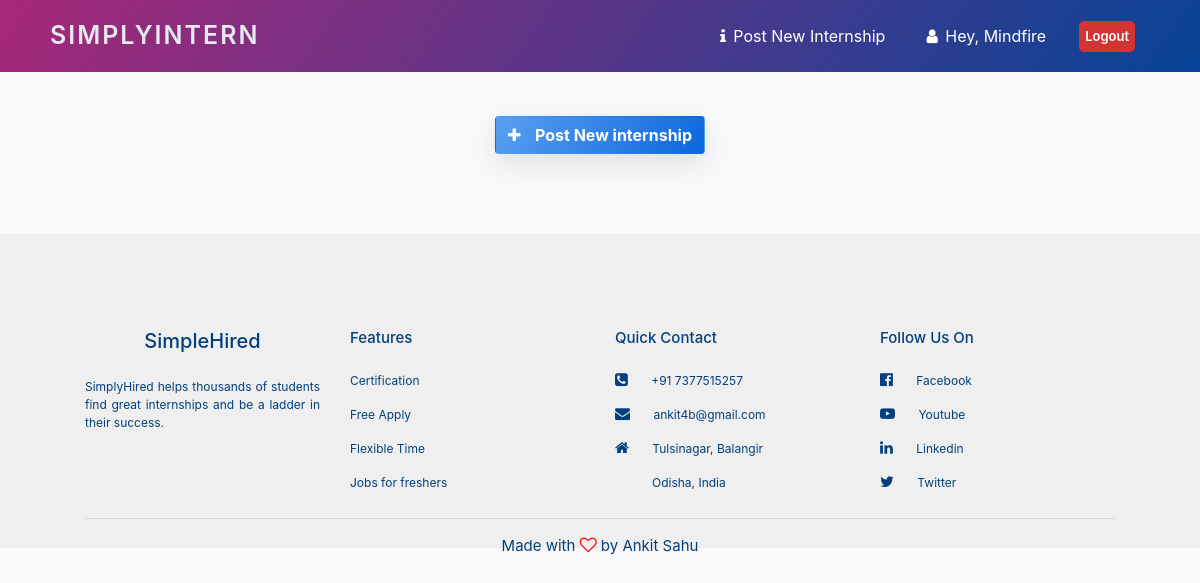
/cmp/ (signed in), run on an earlier commit of the app's database.
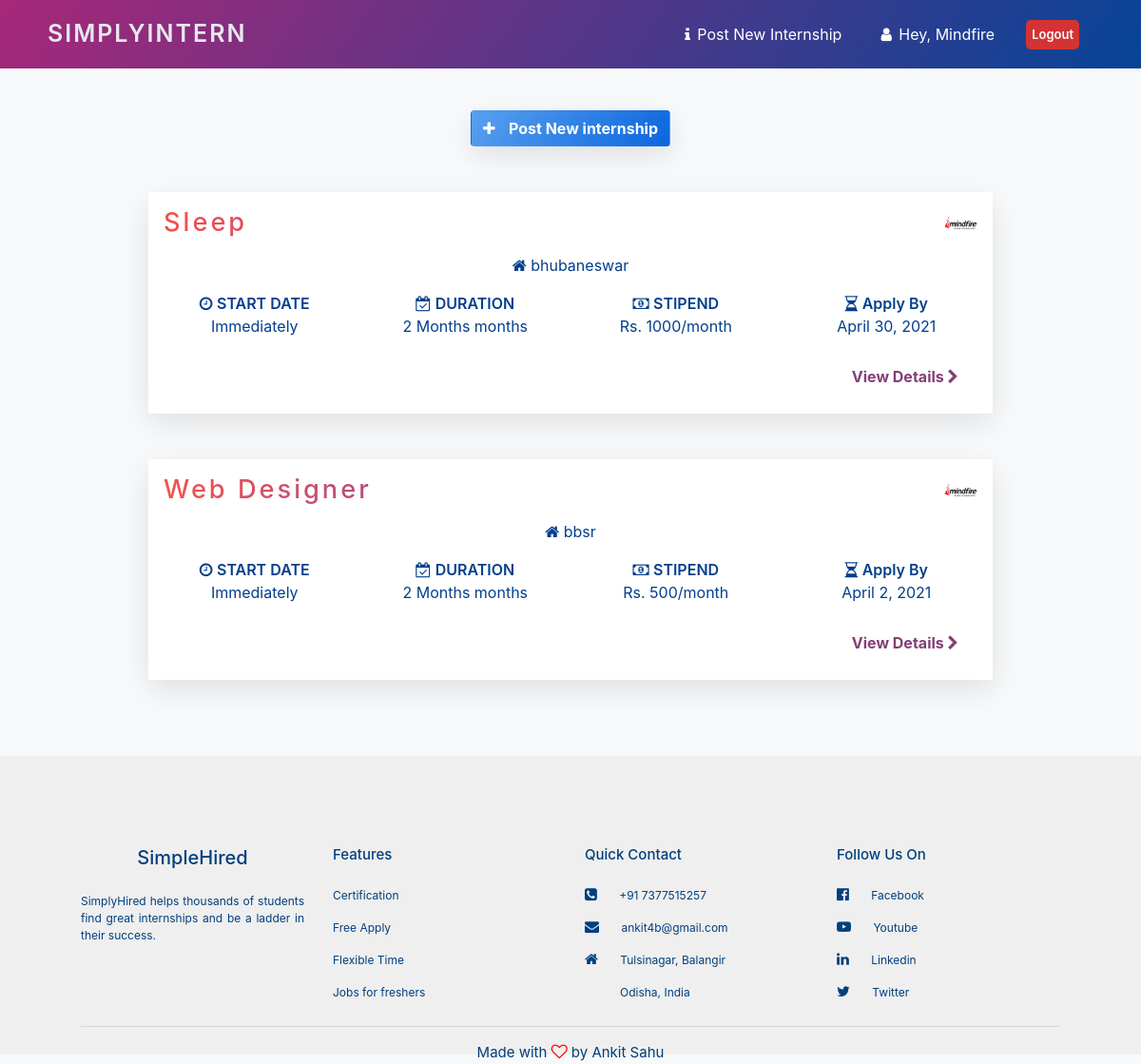
And on a later commit of the database.
### company/models.py (models this page shows, shortened)
class Company(models.Model):
    objects = models.Manager()
    user=models.OneToOneField('auth.user',default="", on_delete=models.CASCADE)
    name = models.CharField(default="", max_length=128)
    email = models.EmailField()
    isCompany = models.BooleanField(default=True)
    def __str__(self):
        return self.name
    class Meta:
        managed = True
        verbose_name = 'Company'
        verbose_name_plural = 'Companies'

class Internship(models.Model):
    objects = models.Manager()
    company = models.ForeignKey( 'Company' , on_delete=models.CASCADE)
    title = models.CharField(max_length=128)
    place = models.CharField(max_length=128)
    duration = models.CharField(max_length=128)
    stipend = models.CharField(max_length=128)
    apply_by = models.DateField()
    no_of_openings =  models.IntegerField()
    perks = models.CharField(max_length=128)
    skills = models.CharField(max_length=128)
    about_internship = models.TextField()
    who_can_apply = models.TextField()
    def __str__(self):
        return str(self.title)
    class Meta:
        db_table = ''
        managed = True
        verbose_name = 'Internship'
        verbose_name_plural = 'Internships'

class Profile(models.Model):
    objects = models.Manager()
    company = models.OneToOneField(Company, on_delete=models.CASCADE)
    pic = models.ImageField(upload_to="company/", blank=True, null=True)
    mob = models.CharField(blank=True, null=True, max_length=10)
    address = models.CharField(blank=True, null=True, max_length=128)
    website = models.URLField(blank=True, null=True, max_length = 200)
    no_of_employees = models.IntegerField(default=0, null=True)
    internship_post = models.IntegerField(default=0, null=True)
    interns_hired = models.IntegerField(default=0, null=True)
    facebook_link = models.URLField(blank=True, null=True, max_length = 200)
    twitter_link = models.URLField(blank=True, null=True, max_length = 200)
    linkedin_link = models.URLField(blank=True, null=True, max_length = 200)
    youtube_link = models.URLField(blank=True, null=True, max_length = 200)
    about = models.TextField(blank=True, null=True)
    class Meta:
        managed = True
        verbose_name = 'Profile'
        verbose_name_plural = 'Profiles'

### company/views.py (the view)
# urls.py: path('', views.home, name='home'),
def home(request):
    if request.user.is_authenticated:
        try:
            if (request.user.company.isCompany == True):
                comp = Company.objects.get(email=request.user.company.email)
                print(comp)
                posts = Internship.objects.filter(company=comp).order_by('-id')
                print(posts)
                return render(request, 'CompanyHomePage2.html', {'posts':posts, 'company':comp})
            else:
                messages.info(request, 'Please sign in as a company')
                return redirect(auth_company)
        except:
            print(request.user.company.isCompany, request.user.company)
            messages.info(request, 'Some error occured. Please signin again')
            return redirect(auth_company)
    else:
        messages.info(request, 'Please signin to proceed')
        return redirect(auth_company)

### company/templates/CompanyHomePage2.html (shortened to what this page needs)
{% load static %}
<html>
  <head>
    <link rel="stylesheet" href="{% static 'css/CompanyHomePage2.css' %}" />
    <link
      rel="stylesheet"
      href="https://maxcdn.bootstrapcdn.com/bootstrap/4.0.0/css/bootstrap.min.css"
    />
    <link
      rel="stylesheet"
      href="https://stackpath.bootstrapcdn.com/font-awesome/4.7.0/css/font-awesome.min.css"
    />
  </head>
  <body>
    <section
      class="py-1 fixed-top"
      style="background-image: linear-gradient(125deg, #a72879, #064497)"
    >
      <nav class="navbar navbar-expand-sm navbar-light mx-4">
        <a
          class="navbar-brand"
          href="{% url 'home' %}"
          style="
            font-size: 25px;
            font-weight: 600;
            color: #e7e9ee;
            letter-spacing: 2px;
            margin-left: 10px;
            text-transform: uppercase;
          "
          >SimplyIntern</a
        >
        <div class="collapse navbar-collapse" id="navbarSupportedContent">
          <ul class="navbar-nav ml-auto">
            <li class="nav-item">
              <a class="nav-link" href="{% url 'new-post' %}">
                <i class="fa fa-info" aria-hidden="true"></i> <span style="margin-left: 3px;">Post New Internship</span></a>
            </li>
            <li class="nav-item">
              <a class="nav-link" href="{% url 'company-profile' %}">
                <i class="fa fa-user" aria-hidden="true"></i> <span style="margin-left: 3px;">Hey, {{user.company.name}}</span></a>
            </li>
            <li class="nav-item">
              <a class="btn" href="/logout" style="padding: 5px; background-color: rgb(212, 51, 51); color: #fff; font-weight: 600; border-radius: 5px; font-size: 13px; margin-top: 5px;">
                Logout
              </a>
            </li>
          </ul>
        </div>
      </nav>
    </section>
    <section id="content" style="margin-top: 100px">
      <div class="container">
        <div class="text-center">
          <button
            class="btn mt-3"
            style="
              background-image: linear-gradient(125deg, #59a0f0, #0b66dd);
              box-shadow: 0 10px 30px 0px rgba(0, 0, 0, 0.1);
            "
          >
            <i class="fa fa-plus" style="color: #fff;"></i>
            <a href="new-post" style="padding-left: 10px; color: #fff; font-weight: bold; text-decoration: none;">Post New internship</a>
          </button>
        </div>
      {% for post in posts %}
        <div>
          <div
            class="p-3 my-5"
            style="
              width: 80%;
              margin: auto;
              box-shadow: 0 10px 30px 0px rgba(0, 0, 0, 0.1);
              background-color: #fff;
            "
          >
            <div class="row">
              <div class="col-md-8 col-8">
                <h5 class="title">{{post.title}}</h5>
              </div>
              <div class="col-md-4 col-4">
                <img
                  src="/media/{{company.profile.pic}}"
                  alt="Company Name"
                  style="width: 35px; height: 35px; float: right"
                />
              </div>
            </div>
            <div class="text-center my-2">
              <p style="color: #033f8d">
                <i class="fa fa-home" aria-hidden="true"></i> {{post.place}}
              </p>
            </div>
            <div class="row">
              <div class="col-md-3 col-6 text-center">
                <p style="color: #033f8d">
                  <i class="fa fa-clock-o" aria-hidden="true"></i>
                  <span style="font-weight: 600"> START DATE </span>
                  <br />
                  Immediately
                </p>
              </div>
              <div class="col-md-3 col-6 text-center">
                <p style="color: #033f8d">
                  <i class="fa fa-calendar-check-o" aria-hidden="true"></i>
                  <span style="font-weight: 600"> DURATION </span>
                  <br />
                  {{post.duration}} months
                </p>
              </div>
              <div class="col-md-3 col-6 text-center">
                <p style="color: #033f8d">
                  <i class="fa fa-money" aria-hidden="true"></i>
                  <span style="font-weight: 600"> STIPEND </span>
                  <br />
                  Rs. {{post.stipend}}/month
                </p>
              </div>
              <div class="col-md-3 col-6 text-center">
                <p style="color: #033f8d">
                  <i class="fa fa-hourglass-half" aria-hidden="true"></i>
                  <span style="font-weight: 600"> Apply By </span>
                  <br />
                  {{post.apply_by}}
                </p>
              </div>
            </div>
            <div class="mb-5 mt-3">
              <h6
                style="
                  float: right;
                  margin-right: 20px;
                  color: #a72879;
                  font-weight: bold;
                "
              >
                <a href="{% url 'post-detail' post.id %}" style="text-decoration: none; color: #833f75;">View Details</a>
                <i class="fa fa-chevron-right" aria-hidden="true" style="color: #833f75;"></i>
              </h6>
            </div>
          </div>
        </div>
      {% endfor %}
      </div>
    </section>
    <section id="footer">
      <div class="container">
        <div class="row">
          <div class="col-md-3">
            <h2>SimpleHired</h2>
            <p style="text-align: justify">
              SimplyHired helps thousands of students find great internships and
              be a ladder in their success.
            </p>
          </div>
          <div class="col-md-3">
            <h1>Features</h1>
            <p>Certification</p>
            <p>Free Apply</p>
            <p>Flexible Time</p>
            <p>Jobs for freshers</p>
          </div>
          <div class="col-md-3">
            <h1>Quick Contact</h1>
            <p>
              <i class="fa fa-phone-square"></i>
              +91 7377515257
            </p>
            <p>
              <i class="fa fa-envelope"></i>
              ankit4b@gmail.com
            </p>
            <p>
              <i class="fa fa-home"></i>
              Tulsinagar, Balangir
            </p>
            <p class="city">Odisha, India</p>
          </div>
          <div class="col-md-3">
            <h1>Follow Us On</h1>
            <p>
              <i class="fa fa-facebook-official"></i>
              Facebook
            </p>
            <p>
              <i class="fa fa-youtube-play"></i>
              Youtube
            </p>
            <p>
              <i class="fa fa-linkedin"></i>
              Linkedin
            </p>
            <p>
              <i class="fa fa-twitter"></i>
              Twitter
            </p>
          </div>
        </div>
        <hr />
        <p class="copyright">
          Made with <i class="fa fa-heart-o"></i> by Ankit Sahu
        </p>
      </div>
    </section>
  </body>
</html>

### company/static/css/CompanyHomePage2.css (style rules this page uses)
* { padding: 0; margin: 0; }
body { padding: 0; margin: 0; font-family: 'Poppins', sans-serif; background-color: #f8f9fa !important; }
.navbar-nav li a { color: #ffffff !important; font-size: 16px; margin-right: 25px; }
#content .title { text-transform: capitalize; text-align: left; letter-spacing: 3px; font-size: 1.7em; color: #5543ca; background: linear-gradient(to right, #f4524d 0%, #5543ca 100%); -webkit-background-clip: text; -webkit-text-fill-color: transparent; }
#footer { margin-top: 80px; padding: 70px; background-color: #efefef; color: #013f7e; }
#footer h2 { font-size: 20px; text-align: center; margin-top: 25px; margin-bottom: 25px; }
#footer h1 { font-size: 15px; text-align: left; margin-top: 25px; margin-bottom: 25px; }
#footer p { font-size: 12px; text-align: left; }
#footer .city { margin-left: 37px; }
#footer .row .fa { padding-right: 20px; font-size: 15px; }
#footer hr { margin-top: 10px; }
#footer .fa-heart-o { color: red; font-size: 17px; }
#footer .copyright { margin-bottom: -80px; text-align: center; font-size: 15px; }

What changed in the data, as far as the page shows it:
added Internship: title "Sleep", profile.pic (picture), place "bhubaneswar", duration "2 Months", stipend "1000", apply_by "April 30, 2021"
added Internship: title "Web Designer", profile.pic (picture), place "bbsr", duration "2 Months", stipend "500", apply_by "April 2, 2021"
